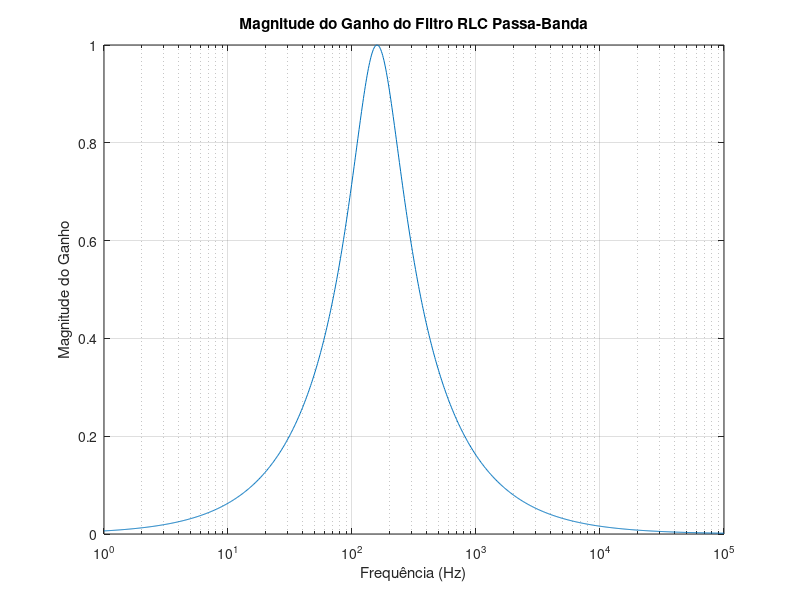

Source code (MATLAB):
% Definindo os parâmetros
R = 1e3; % Resistência em ohms
L = 1; % Indutância em henries
C = 1e-6; % Capacitância em farads

% Calculando a frequência de ressonância
f0 = 1 / (2 * pi * sqrt(L * C));

% Criando um vetor de frequências em escala logarítmica
f = logspace(0, 5, 1000); % Frequências de 1Hz a 100kHz

% Calculando a magnitude do ganho para o filtro RLC passa-banda
H_RLC = 1 ./ sqrt(1 + ((f ./ f0) - (f0 ./ f)).^2);

% Plotando o gráfico
figure;
semilogx(f, H_RLC); % Eixo x em escala logarítmica
title('Magnitude do Ganho do Filtro RLC Passa-Banda');
xlabel('Frequência (Hz)');
ylabel('Magnitude do Ganho');
grid on;